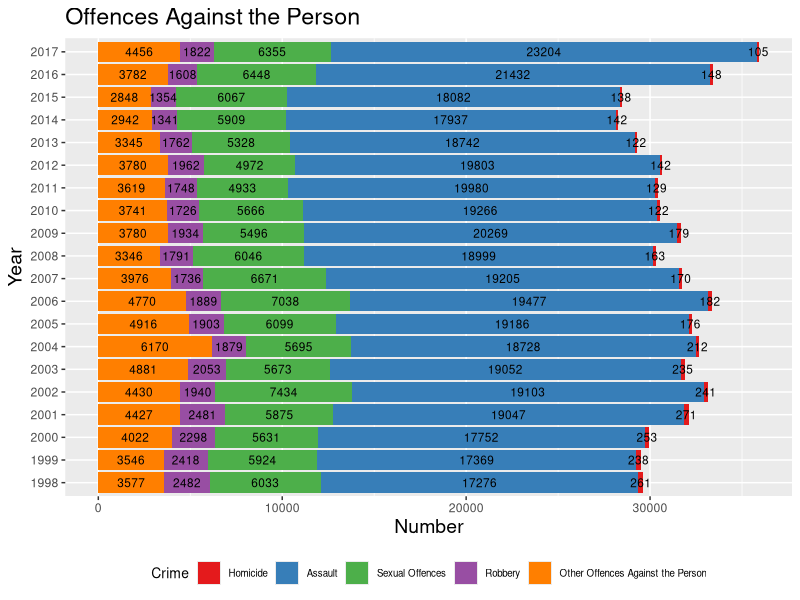
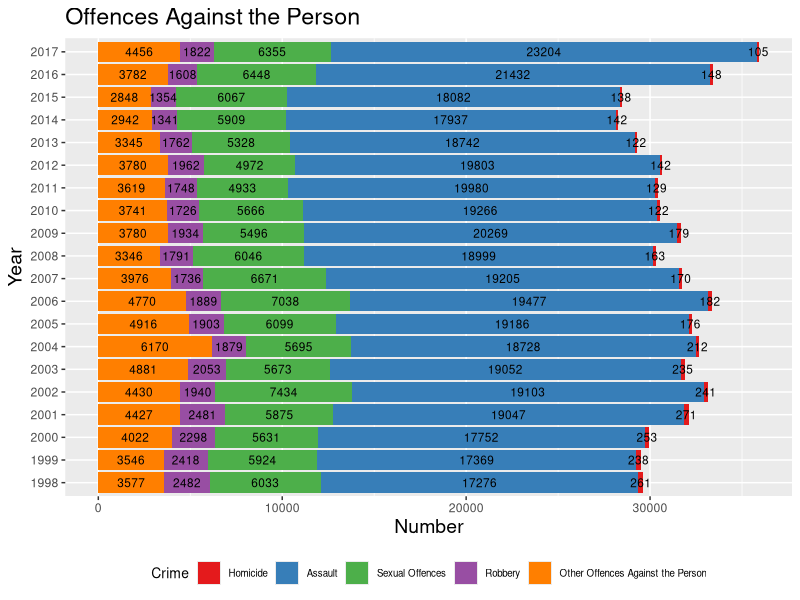

These charts were generated, in order, by the following R code:
# Loading packages
library(readr)
library(dplyr)
library(tidyr)
library(stringr)
library(lubridate)
library(ggplot2)

# OFFENCES AGAINST THE PERSON

# Loading file 
data_person <- read_csv("QLD_Reported_Offences_Number.csv")

# Selecting columns of interest
person <- select(data_person, 1:25)

# Preparing dataset
person <- mutate(person, Homicide = `Homicide (Murder)` + `Other Homicide`)
person <- rename(person, Date = `Month Year`)

# Creating Year column
person$Year <- substr(person$Date, 4, 5)
person$Help <- c(rep(19, 30), rep(20, 216))
person$Year <- paste(person$Help, person$Year, sep = "")

# Transforming dataset
person <- select(person, Year, Homicide, Assault, `Sexual Offences`, 
                 Robbery, `Other Offences Against the Person`)

person_crime <- person %>%
  gather(Crime, Number, - Year) %>%
  group_by(Year, Crime) %>%
  summarise(Number = sum(Number))

person_chart <- person_crime %>%
  group_by(Year) %>%
  summarise(Total = sum(Number)) %>%
  right_join(person_crime, by = "Year") %>%
  mutate(percentage = Number/Total*100, 
         label = paste0(round(percentage), "%")) %>%
  filter(Year != 1997)

person_chart$Crime <- factor(person_chart$Crime, levels = c("Homicide", "Assault", 
                                                            "Sexual Offences", "Robbery",
                                                            "Other Offences Against the Person"), ordered = TRUE)

# Creating 2017 dataset
person_chart_2017 <- filter(person_chart, Year == "2017")

# Plot stacked bar chart
ggplot(person_chart, aes(x = Year, y = Number, 
                         fill = Crime, label = Number)) +
  geom_col() +
  coord_flip() +
  geom_text(size = 3, col = "black", position = position_stack(vjust = 0.5)) +
  labs(title = "Offences Against the Person", y = "Number") +
  theme(legend.position = "bottom", legend.text = element_text(size = 7),
        title = element_text(size = 14),
        legend.title = element_text(size = 10)) +
  scale_fill_brewer(palette = "Set1")

ggsave("QLD_Reported_Offences_Number_stacked_bar_chart.png")